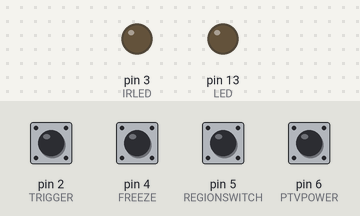
The sketch below on a simulated Arduino Uno, built with avr-gcc and run on an emulated ATmega328P. Shown: output pins drawn as LEDs (lit = HIGH). Inputs (shaded band) come from the test bench; at power-on: pin 2 (TRIGGER), pin 4 (FREEZE), pin 5 (REGIONSWITCH), pin 6 (PTVPOWER) HIGH.

Above: at 1.7 s.
1.8 s: pin 2 (TRIGGER) pulled LOW for 0.15 s
At 4.47 s:
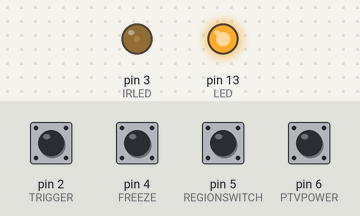
4.8 s: pin 2 (TRIGGER) pulled LOW for 1 s
At 6.0 s:
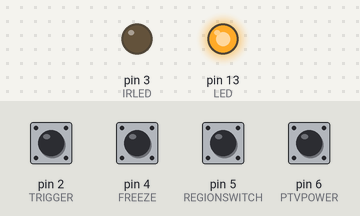
Timing chart, 0 to 7.8 s (numbered marks = the images above; inputs shaded):
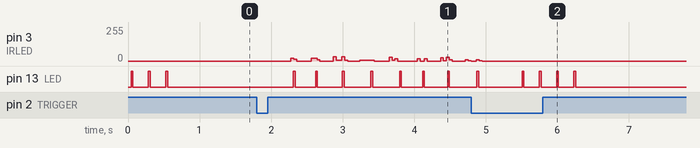

The sketch:

Projector_TV-B-Gone.ino
```cpp
#include <IRremote.h>

#include "WORLD_IR_CODES.h"
#include <avr/sleep.h>

void xmitCodeElement(uint16_t ontime, uint16_t offtime, uint8_t PWM_code);
void quickflashLEDx(uint8_t x);
void delay_ten_us(uint16_t us);
void quickflashLED(void);
uint8_t read_bits(uint8_t count);

#define putstring_nl(s) Serial.println(s)
#define putstring(s) Serial.print(s)
#define putnum_ud(n) Serial.print(n, DEC)
#define putnum_uh(n) Serial.print(n, HEX)

#define MAX_WAIT_TIME 65535  //tens of us (ie: 655.350ms)


extern const IrCode* const NApowerCodes[] PROGMEM;
extern const IrCode* const EUpowerCodes[] PROGMEM;
extern uint8_t num_NAcodes, num_EUcodes;

/* This function is the 'workhorse' of transmitting IR codes.
 Given the on and off times, it turns on the PWM output on and off
 to generate one 'pair' from a long code. Each code has ~50 pairs! */
void xmitCodeElement(uint16_t ontime, uint16_t offtime, uint8_t PWM_code) {
  TCNT2 = 0;
  if (PWM_code) {
    pinMode(IRLED, OUTPUT);
    // Fast PWM, setting top limit, divide by 8
    // Output to pin 3
    TCCR2A = _BV(COM2A0) | _BV(COM2B1) | _BV(WGM21) | _BV(WGM20);
    TCCR2B = _BV(WGM22) | _BV(CS21);
  } else {
    // However some codes dont use PWM in which case we just turn the IR
    // LED on for the period of time.
    digitalWrite(IRLED, HIGH);
  }

  // Now we wait, allowing the PWM hardware to pulse out the carrier
  // frequency for the specified 'on' time
  delay_ten_us(ontime);

  // Now we have to turn it off so disable the PWM output
  TCCR2A = 0;
  TCCR2B = 0;
  // And make sure that the IR LED is off too (since the PWM may have
  // been stopped while the LED is on!)
  digitalWrite(IRLED, LOW);

  // Now we wait for the specified 'off' time
  delay_ten_us(offtime);
}

/* This is kind of a strange but very useful helper function
 Because we are using compression, we index to the timer table
 not with a full 8-bit byte (which is wasteful) but 2 or 3 bits.
 Once code_ptr is set up to point to the right part of memory,
 this function will let us read 'count' bits at a time which
 it does by reading a byte into 'bits_r' and then buffering it. */

uint8_t bitsleft_r = 0;
uint8_t bits_r = 0;
PGM_P code_ptr;

// we cant read more than 8 bits at a time so dont try!
uint8_t read_bits(uint8_t count) {
  uint8_t i;
  uint8_t tmp = 0;

  // we need to read back count bytes
  for (i = 0; i < count; i++) {
    // check if the 8-bit buffer we have has run out
    if (bitsleft_r == 0) {
      // in which case we read a new byte in
      bits_r = pgm_read_byte(code_ptr++);
      // and reset the buffer size (8 bites in a byte)
      bitsleft_r = 8;
    }
    // remove one bit
    bitsleft_r--;
    // and shift it off of the end of 'bits_r'
    tmp |= (((bits_r >> (bitsleft_r)) & 1) << (count - 1 - i));
  }
  // return the selected bits in the LSB part of tmp
  return tmp;
}


/*
The C compiler creates code that will transfer all constants into RAM when
 the microcontroller resets.  Since this firmware has a table (powerCodes)
 that is too large to transfer into RAM, the C compiler needs to be told to
 keep it in program memory space.  This is accomplished by the macro PROGMEM
 (this is used in the definition for powerCodes).  Since the C compiler assumes
 that constants are in RAM, rather than in program memory, when accessing
 powerCodes, we need to use the pgm_read_word() and pgm_read_byte macros, and
 we need to use powerCodes as an address.  This is done with PGM_P, defined
 below.
 For example, when we start a new powerCode, we first point to it with the
 following statement:
 PGM_P thecode_p = pgm_read_word(powerCodes+i);
 The next read from the powerCode is a byte that indicates the carrier
 frequency, read as follows:
 const uint8_t freq = pgm_read_byte(code_ptr++);
 After that is a byte that tells us how many 'onTime/offTime' pairs we have:
 const uint8_t numpairs = pgm_read_byte(code_ptr++);
 The next byte tells us the compression method. Since we are going to use a
 timing table to keep track of how to pulse the LED, and the tables are
 pretty short (usually only 4-8 entries), we can index into the table with only
 2 to 4 bits. Once we know the bit-packing-size we can decode the pairs
 const uint8_t bitcompression = pgm_read_byte(code_ptr++);
 Subsequent reads from the powerCode are n bits (same as the packing size)
 that index into another table in ROM that actually stores the on/off times
 const PGM_P time_ptr = (PGM_P)pgm_read_word(code_ptr);
 */

#define BUTTON_PRESSED 0

uint16_t ontime, offtime;
uint8_t i, num_codes;
uint8_t region;

IRsend sender;

void setup() {
  Serial.begin(9600);

  TCCR2A = 0;
  TCCR2B = 0;

  digitalWrite(LED, LOW);
  digitalWrite(IRLED, LOW);
  pinMode(LED, OUTPUT);
  pinMode(IRLED, OUTPUT);
  pinMode(REGIONSWITCH, INPUT_PULLUP);
  pinMode(TRIGGER, INPUT_PULLUP);
  pinMode(PTVPOWER, INPUT_PULLUP);
  pinMode(FREEZE, INPUT_PULLUP);

  delay_ten_us(5000);  //50ms (5000x10 us) delay: let everything settle for a bit

  // determine region
  if (digitalRead(REGIONSWITCH)) {
    region = NA;
    DEBUGP(putstring_nl("NA"));
  } else {
    region = EU;
    DEBUGP(putstring_nl("EU"));
  }

  // Debug output: indicate how big our database is
  DEBUGP(putstring("\n\rNA Codesize: ");
         putnum_ud(num_NAcodes););
  DEBUGP(putstring("\n\rEU Codesize: ");
         putnum_ud(num_EUcodes););

  // Tell the user what region we're in  - 3 flashes is NA, 6 is EU
  if (region == NA)
    quickflashLEDx(3);
  else  //region == EU
    quickflashLEDx(6);
}

void sendAllCodes() {
  bool endingEarly = false;  //will be set to true if the user presses the button during code-sending

  // determine region from REGIONSWITCH: 1 = NA, 0 = EU (defined in main.h)
  if (digitalRead(REGIONSWITCH)) {
    region = NA;
    num_codes = num_NAcodes;
  } else {
    region = EU;
    num_codes = num_EUcodes;
  }

  // for every POWER code in our collection
  for (i = 0; i < num_codes; i++) {
    PGM_P data_ptr;

    // print out the code # we are about to transmit
    DEBUGP(putstring("\n\r\n\rCode #: ");
           putnum_ud(i));

    // point to next POWER code, from the right database
    if (region == NA) {
      data_ptr = (PGM_P)pgm_read_word(NApowerCodes + i);
    } else {
      data_ptr = (PGM_P)pgm_read_word(EUpowerCodes + i);
    }

    // print out the address in ROM memory we're reading
    DEBUGP(putstring("\n\rAddr: ");
           putnum_uh((uint16_t)data_ptr));

    // Read the carrier frequency from the first byte of code structure
    const uint8_t freq = pgm_read_byte(data_ptr++);
    // set OCR for Timer1 to output this POWER code's carrier frequency
    OCR2A = freq;
    OCR2B = freq / 3;  // 33% duty cycle

    // Print out the frequency of the carrier and the PWM settings
    DEBUGP(putstring("\n\rOCR1: ");
           putnum_ud(freq););
    DEBUGP(uint16_t x = (freq + 1) * 2;
           putstring("\n\rFreq: ");
           putnum_ud(F_CPU / x););

    // Get the number of pairs, the second byte from the code struct
    const uint8_t numpairs = pgm_read_byte(data_ptr++);
    DEBUGP(putstring("\n\rOn/off pairs: ");
           putnum_ud(numpairs));

    // Get the number of bits we use to index into the timer table
    // This is the third byte of the structure
    const uint8_t bitcompression = pgm_read_byte(data_ptr++);
    DEBUGP(putstring("\n\rCompression: ");
           putnum_ud(bitcompression);
           putstring("\n\r"));

    // Get pointer (address in memory) to pulse-times table
    // The address is 16-bits (2 byte, 1 word)
    PGM_P time_ptr = (PGM_P)pgm_read_word(data_ptr);
    data_ptr += 2;
    code_ptr = (PGM_P)pgm_read_word(data_ptr);

    // Transmit all codeElements for this POWER code
    // (a codeElement is an onTime and an offTime)
    // transmitting onTime means pulsing the IR emitters at the carrier
    // frequency for the length of time specified in onTime
    // transmitting offTime means no output from the IR emitters for the
    // length of time specified in offTime

//DEVELOPMENTAL TESTING:
#if 0
    // print out all of the pulse pairs
    for (uint8_t k=0; k<numpairs; k++) {
      uint8_t ti;
      ti = (read_bits(bitcompression)) * 4;
      // read the onTime and offTime from the program memory
      ontime = pgm_read_word(time_ptr+ti);
      offtime = pgm_read_word(time_ptr+ti+2);
      DEBUGP(putstring("\n\rti = ");
      putnum_ud(ti>>2);
      putstring("\tPair = ");
      putnum_ud(ontime));
      DEBUGP(putstring("\t");
      putnum_ud(offtime));
    }
    continue;
#endif

    // For EACH pair in this code....
    cli();
    for (uint8_t k = 0; k < numpairs; k++) {
      uint16_t ti;

      // Read the next 'n' bits as indicated by the compression variable
      // The multiply by 4 because there are 2 timing numbers per pair
      // and each timing number is one word long, so 4 bytes total!
      ti = (read_bits(bitcompression)) * 4;

      // read the onTime and offTime from the program memory
      ontime = pgm_read_word(time_ptr + ti);       // read word 1 - ontime
      offtime = pgm_read_word(time_ptr + ti + 2);  // read word 2 - offtime
      // transmit this codeElement (ontime and offtime)
      xmitCodeElement(ontime, offtime, (freq != 0));
    }
    sei();

    //Flush remaining bits, so that next code starts
    //with a fresh set of 8 bits.
    bitsleft_r = 0;

    // visible indication that a code has been output.
    quickflashLED();

    // delay 205 milliseconds before transmitting next POWER code
    delay_ten_us(20500);

    // if user is pushing (holding down) TRIGGER button, stop transmission early
    if (digitalRead(TRIGGER) == BUTTON_PRESSED) {
      endingEarly = true;
      delay_ten_us(50000);  //500ms delay
      quickflashLEDx(4);
      //pause for ~1.3 sec to give the user time to release the button so that the code sequence won't immediately start again.
      delay_ten_us(MAX_WAIT_TIME);  // wait 655.350ms
      delay_ten_us(MAX_WAIT_TIME);  // wait 655.350ms
      break;                        //exit the POWER code "for" loop
    }
  }  //end of POWER code for loop

  if (endingEarly == false) {
    //pause for ~1.3 sec, then flash the visible LED 8 times to indicate that we're done
    delay_ten_us(MAX_WAIT_TIME);  // wait 655.350ms
    delay_ten_us(MAX_WAIT_TIME);  // wait 655.350ms
    quickflashLEDx(8);
  }
}  //end of sendAllCodes

void loop() {
  //Super "ghetto" (but decent enough for this application) button debouncing:
  //-if the user pushes the Trigger button, then wait a while to let the button stop bouncing, then start transmission of all POWER codes
  if (digitalRead(TRIGGER) == BUTTON_PRESSED) {
    delay_ten_us(50000);  // delay 500ms to give the user time to release the button before the code sequence begins
    sendAllCodes();
  }
  if (digitalRead(FREEZE) == BUTTON_PRESSED) {
    quickflashLEDx(3);
    uint32_t data = 0xC1AA49B6;
    uint32_t data1 = 0x40FF44BB;
    uint32_t data2 = 0xFFFFFFFF;
    uint8_t len = 32;
    for (int i = 0; i < 10; i++) {
      sender.sendNEC(data, len);
    }
    for (int i = 0; i < 10; i++) {
      sender.sendNEC(data1, len);
      delay(100);
      sender.sendNEC(data2, len);
    }
  }

  if (digitalRead(PTVPOWER) == BUTTON_PRESSED) {
    quickflashLEDx(15);
    uint32_t data = 0xC1AA09F6;
    uint32_t data1 = 0x40FFD02F;
    uint32_t data2 = 0xFFFFFFFF;
    uint8_t len = 32;
    for (int i = 0; i < 10; i++) {
      sender.sendNEC(data, len);
    }
    for (int i = 0; i < 10; i++) {
      sender.sendNEC(data1, len);
      delay(100);
      sender.sendNEC(data2, len);
    }
  }
}


/****************************** LED AND DELAY FUNCTIONS ********/


// This function delays the specified number of 10 microseconds
// it is 'hardcoded' and is calibrated by adjusting DELAY_CNT
// in main.h Unless you are changing the crystal from 8MHz, dont
// mess with this.
//-due to uint16_t datatype, max delay is 65535 tens of microseconds, or 655350 us, or 655.350 ms.
//-NB: DELAY_CNT has been increased in main.h from 11 to 25 (last I checked) in order to allow this function
// to work properly with 16MHz Arduinos now (instead of 8MHz).
void delay_ten_us(uint16_t us) {
  uint8_t timer;
  while (us != 0) {
    // for 8MHz we want to delay 80 cycles per 10 microseconds
    // this code is tweaked to give about that amount.
    for (timer = 0; timer <= DELAY_CNT; timer++) {
      NOP;
      NOP;
    }
    NOP;
    us--;
  }
}


// This function quickly pulses the visible LED (connected to PB0, pin 5)
// This will indicate to the user that a code is being transmitted
void quickflashLED(void) {
  digitalWrite(LED, HIGH);
  delay_ten_us(3000);  // 30 ms ON-time delay
  digitalWrite(LED, LOW);
}

// This function just flashes the visible LED a couple times, used to
// tell the user what region is selected
void quickflashLEDx(uint8_t x) {
  quickflashLED();
  while (--x) {
    delay_ten_us(25000);  // 250 ms OFF-time delay between flashes
    quickflashLED();
  }
}


/****************************** SLEEP and WAKE FUNCTIONS ********/
// from kaqkjz:
// http://www.ka1kjz.com/561/adding-sleep-to-tv-b-gone-code/

void sleepNow() {
  set_sleep_mode(TRIGGER);  // sleep mode is set here

  sleep_enable();  // enables the sleep bit in the mcucr register

  attachInterrupt(0, wakeUpNow, LOW);  // use interrupt 0 (pin 2) and run function
  // wakeUpNow when pin 2 gets LOW

  sleep_mode();  // here the device is actually put to sleep!!
  // THE PROGRAM CONTINUES FROM HERE ON WAKE

  sleep_disable();  // first thing after waking, disable sleep

  detachInterrupt(0);  // disables int 0 as the wakeupnow code will
                       // not be executed during normal runtime
}

void wakeUpNow() {
  // any needed wakeup code can be placed here
}
```

main.h
```cpp
/*
Last Updated: 22 Oct. 2016
By Gabriel Staples, http://www.ElectricRCAircraftGuy.com
-My contact info is available by clicking the "Contact Me" tab at the top of my website.
*/

#include <avr/pgmspace.h>

// The TV-B-Gone for Arduino can use either the EU (European Union) or the NA (North America) database of POWER CODES
// EU is for Europe, Middle East, Australia, New Zealand, and some countries in Africa and South America
// NA is for North America, Asia, and the rest of the world not covered by EU

// Two regions!
#define NA 1  //set by a HIGH on REGIONSWITCH pin
#define EU 0  //set by a LOW on REGIONSWITCH pin

// What pins do what
#define LED LED_BUILTIN  //LED indicator pin (usually 13)
#define IRLED 3          //the IR sender LED
#define TRIGGER 2        //the button pin; NB: this pin is "hard-coded" in the sleepNow() function in the primary .ino file by means of using external interrupt 0, which is hard-wired to pin 2
#define FREEZE 4
#define PTVPOWER 6
#define REGIONSWITCH 5  //HIGH (1) = NA, LOW (0) = EU; Pin 5 (REGIONSWITCH) is HIGH (via in input pullup resistor) for North America, or you (the user) must wire it to ground to set the codes for Europe.

// Lets us calculate the size of the NA/EU databases
#define NUM_ELEM(x) (sizeof(x) / sizeof(*(x)));

// set define to 0 to turn off debug output
#define DEBUG 0
#define DEBUGP(x) \
  if (DEBUG == 1) { x; }

// Shortcut to insert single, non-optimized-out nop
#define NOP __asm__ __volatile__("nop")

// Tweak this if neccessary to change timing
// -for 8MHz Arduinos, a good starting value is 11
// -for 16MHz Arduinos, a good starting value is 25
#define DELAY_CNT 25

// Makes the codes more readable. the OCRA is actually
// programmed in terms of 'periods' not 'freqs' - that
// is, the inverse!
#define freq_to_timerval(x) (F_CPU / 8 / x - 1)

// The structure of compressed code entries
struct IrCode {
  uint8_t timer_val;
  uint8_t numpairs;
  uint8_t bitcompression;
  uint16_t const *times;
  uint8_t const *codes;
};
```

Source omitted: WORLD_IR_CODES.h (131025 bytes)

Measured:
- after the input at 1.8 s, pin 13 (LED): goes HIGH 0.03 s, LOW 0.28 s, 5 × (HIGH 0.03 s, LOW 0.35 s), HIGH 0.03 s, then LOW, starting after 0.51 s
- after the input at 4.8 s, pin 3 (IRLED): goes on until 4.9 s, then stays 0/255
